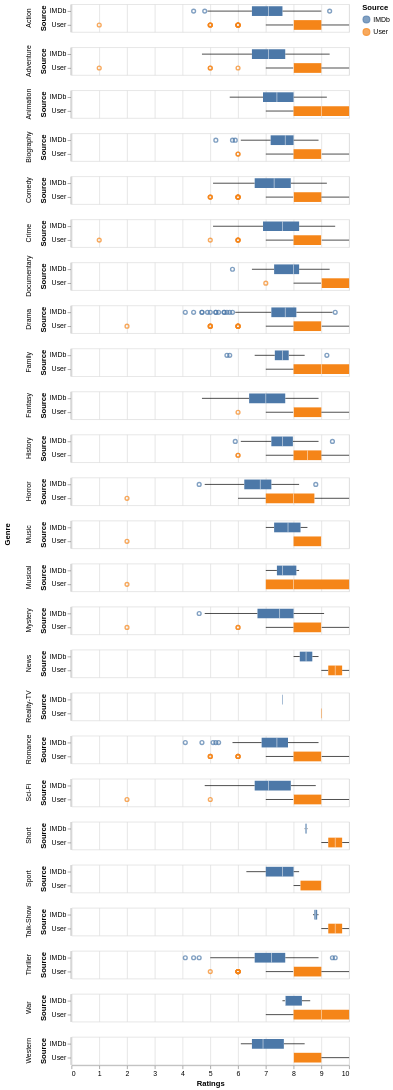

This figure's Vega-Lite source:
### Vega-Lite specification from a JSON file in a GitHub repository (floating-point values rounded to 4 significant figures; data arrays with more than 128 entries replaced by an {"elided": "..."} marker saying what was removed)
{"config": {"view": {"continuousWidth": 400, "continuousHeight": 300}}, "data": {"name": "data-b6876c97e5fbdfd7d85a17004de9a21e"}, "mark": "boxplot", "encoding": {"color": {"type": "nominal", "field": "src", "title": "Source"}, "row": {"type": "nominal", "field": "genre", "title": "Genre"}, "x": {"type": "quantitative", "field": "rating", "title": "Ratings"}, "y": {"type": "nominal", "field": "src", "title": "Source"}}, "$schema": "https://vega.github.io/schema/vega-lite/v4.8.1.json", "datasets": {"data-b6876c97e5fbdfd7d85a17004de9a21e": {"elided": "4152 records"}}}
